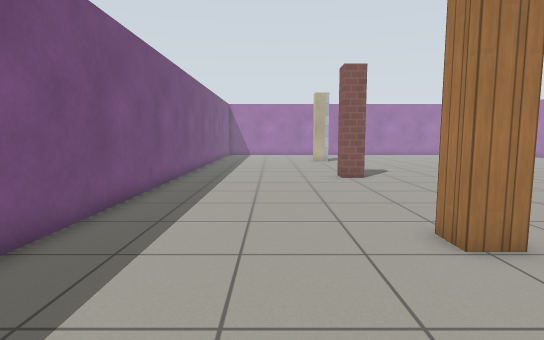
View 1 (above)

16 first-person views from a walk through a robot-simulator world made for Gazebo. The camera is 0.94 m above the floor, tilts 6° down and sees 80° across. The floor is counted in squares, 0.5 m on a side. Each view is taken from the middle of a square. On the plan, view 1 faces up. The plan holds only what a view shows up to about 17 squares ahead; the rest is blank. Simple patterns stand in for the simulator's built-in surfaces.

View 2
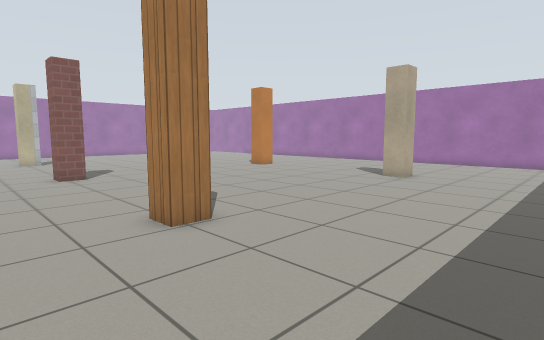

View 3
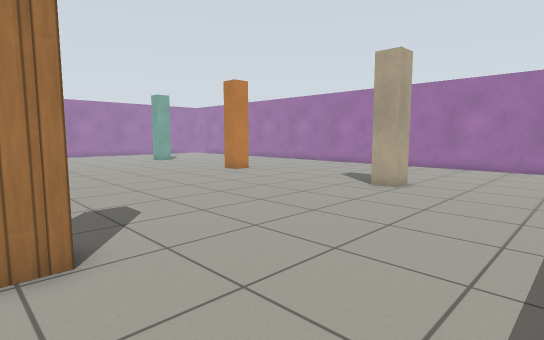

View 4
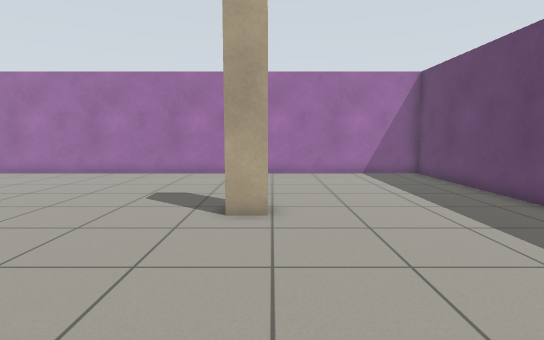

View 5
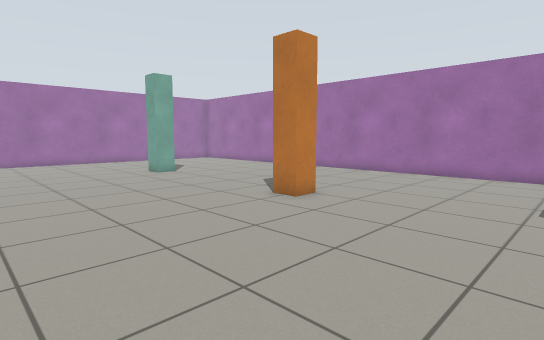

View 6
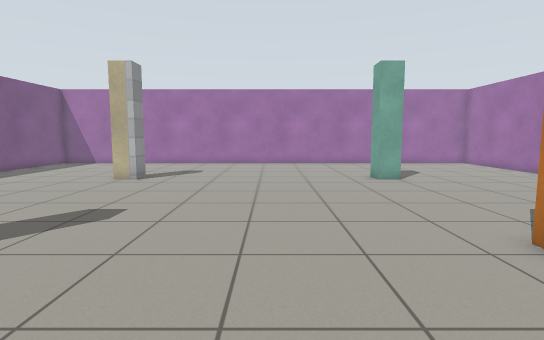

View 7
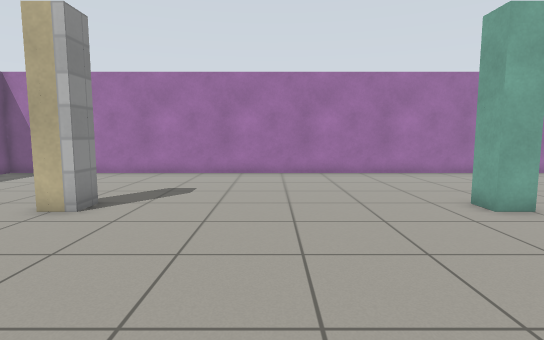

View 8
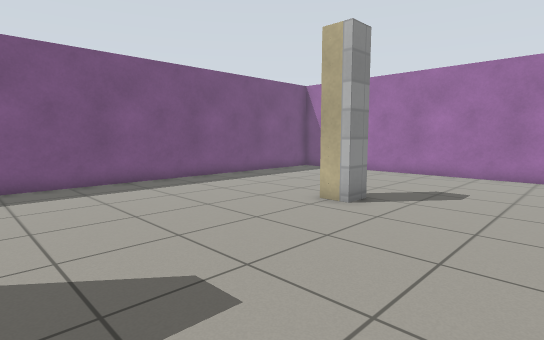

View 9
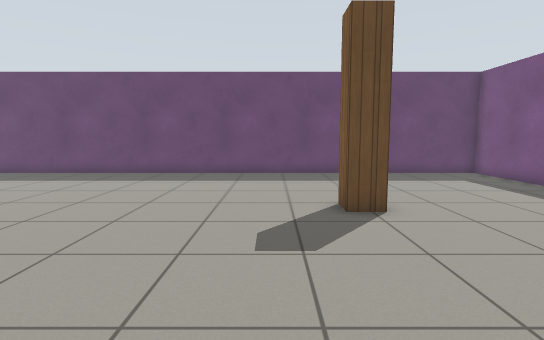

View 10
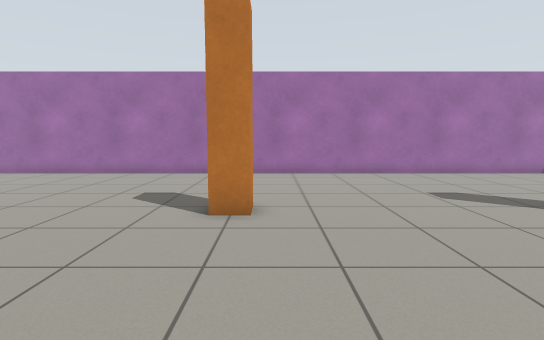

View 11
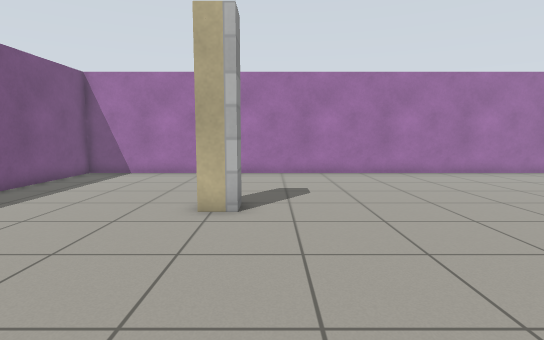

View 12
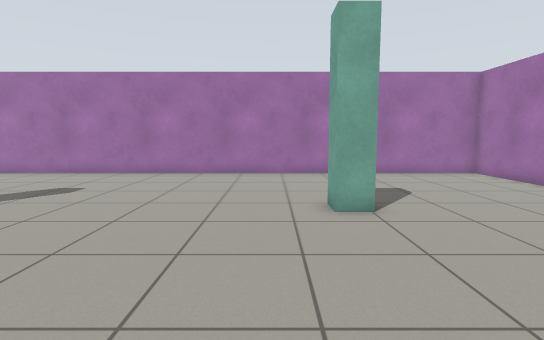

View 13
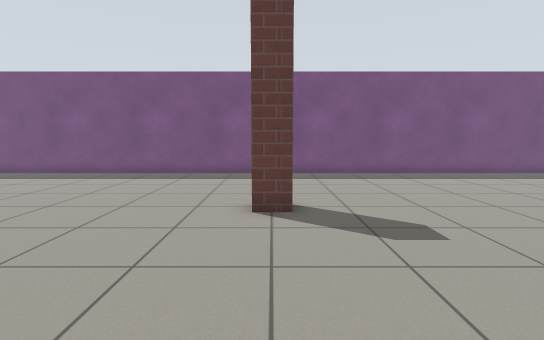

View 14
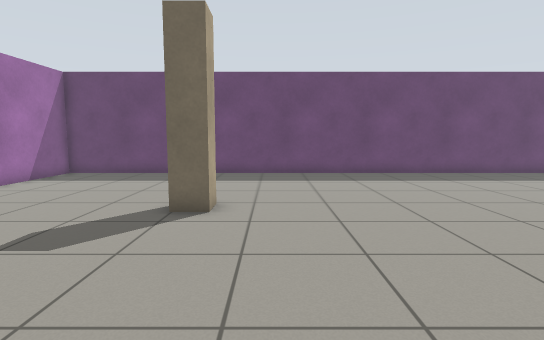

View 15
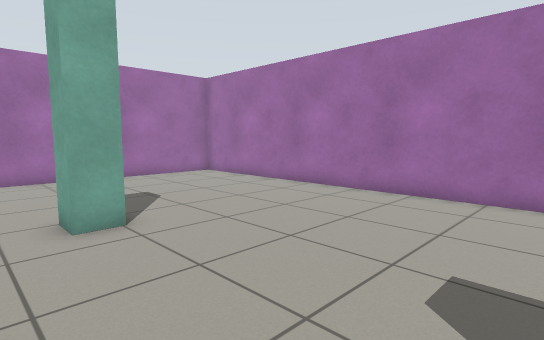

View 16
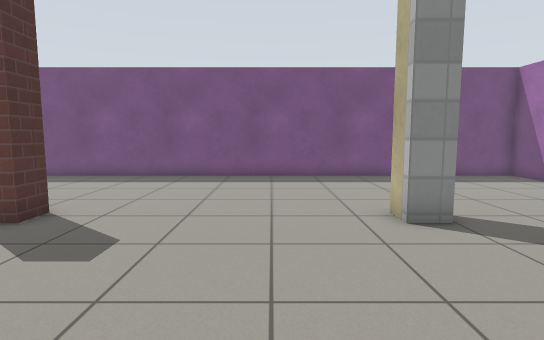

### Floor plan
Points are (right, up) in squares from view 1. A wall is a line through its corners. A room is listed if a view was taken in it or the views show most of it. See-through windows are left out.
Room 1 (views 1, 2, 3, 4, 5, 6, 7, 8, 9, 10, 11, 12, 13, 14, 15, 16)
walls: (4.2, 14.5) (3.2, 14.5) (3.2, 15.5) (4.2, 15.5) (4.2, 14.5); (15.6, 14.5) (14.6, 14.5) (14.6, 15.6); (4.2, 6.1) (4.2, 5.1) (3.2, 5.1) (3.2, 6.1) (4.2, 6.1); (15.6, 23.9) (14.6, 23.9) (14.6, 25); (4.2, 25) (4.2, 23.9) (3.1, 23.9); (15.6, 5.1) (14.6, 5.1) (14.6, 6.1) (15.6, 6.1); (-4.2, -2.3) (23.3, -2.3) (23.3, 32.3) (-4.2, 32.3) (-4.2, -2.3)

Positions as (right, up) in squares from view 1, and headings:
1: (0, 0), facing up
2: (0, -1), facing up-right
3: (3, 0), facing up-right
4: (7, 5), facing right
5: (7, 8), facing up-right
6: (10, 10), facing up
7: (9, 16), facing up
8: (9, 16), facing up-left
9: (6, 14), facing down
10: (7, 14), facing right
11: (5, 16), facing up
12: (13, 16), facing up
13: (12, 15), facing left
14: (13, 14), facing down
15: (13, 17), facing up-right
16: (11, 21), facing left
